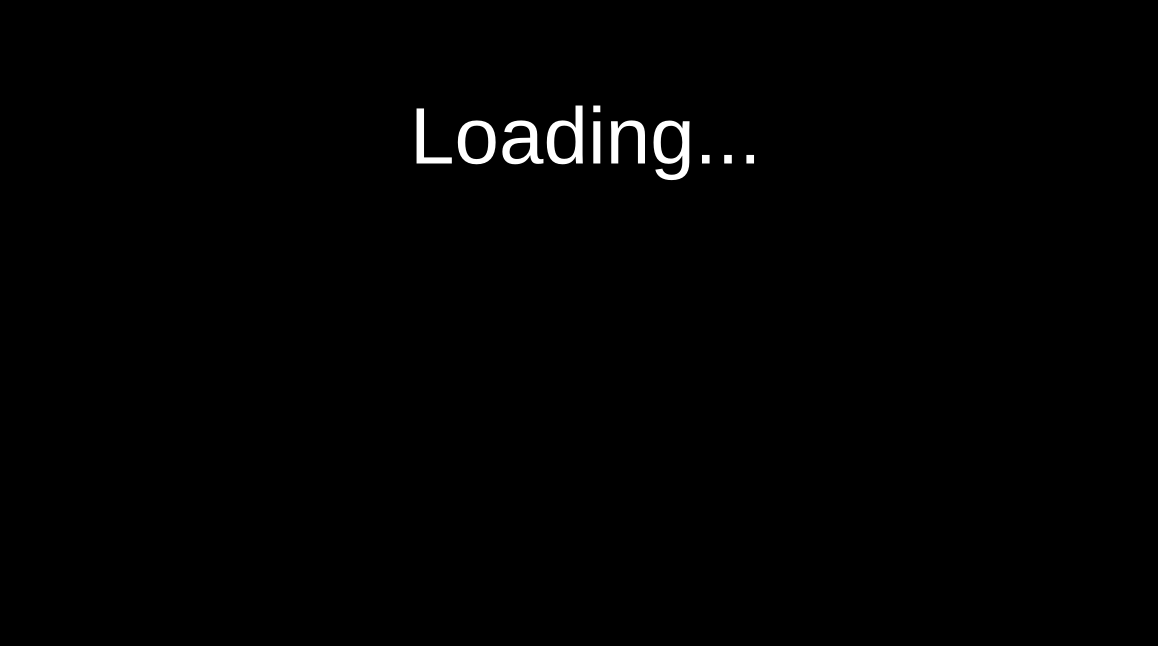
<?xml version="1.0" encoding="UTF-8"?>
<ui version="4.0">
 <class>MainWindow3</class>
 <widget class="QWidget" name="MainWindow3">
  <property name="geometry">
   <rect>
    <x>0</x>
    <y>0</y>
    <width>1158</width>
    <height>646</height>
   </rect>
  </property>
  <property name="minimumSize">
   <size>
    <width>1158</width>
    <height>646</height>
   </size>
  </property>
  <property name="maximumSize">
   <size>
    <width>1158</width>
    <height>16777215</height>
   </size>
  </property>
  <property name="windowTitle">
   <string>Form</string>
  </property>
  <property name="styleSheet">
   <string notr="true">background-color: rgb(0, 0, 0);</string>
  </property>
  <widget class="QLabel" name="gif">
   <property name="geometry">
    <rect>
     <x>410</x>
     <y>260</y>
     <width>351</width>
     <height>261</height>
    </rect>
   </property>
   <property name="maximumSize">
    <size>
     <width>531</width>
     <height>331</height>
    </size>
   </property>
   <property name="text">
    <string>&lt;html&gt;&lt;head/&gt;&lt;body&gt;&lt;p align=&quot;center&quot;&gt;gif&lt;/p&gt;&lt;/body&gt;&lt;/html&gt;</string>
   </property>
   <property name="scaledContents">
    <bool>true</bool>
   </property>
  </widget>
  <widget class="QLabel" name="label_2">
   <property name="geometry">
    <rect>
     <x>410</x>
     <y>70</y>
     <width>361</width>
     <height>131</height>
    </rect>
   </property>
   <property name="styleSheet">
    <string notr="true">color: rgb(255, 255, 255);
font-size: 80px;</string>
   </property>
   <property name="text">
    <string>Loading...</string>
   </property>
  </widget>
 </widget>
 <resources/>
 <connections/>
</ui>
